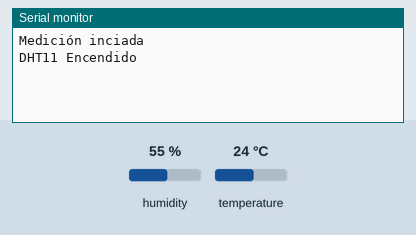
The sketch below on a simulated ESP32. On the bench: the last lines printed to the serial monitor. The inputs (shaded band) are chosen by the test bench; at power-on: humidity 55 %, temperature 24 °C.

Above: at 3.7 s.
3.8 s: humidity set to 22 %
At 13.9 s:
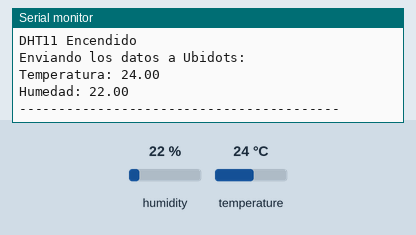
18.8 s: temperature set to 12 °C
At 23.7 s:
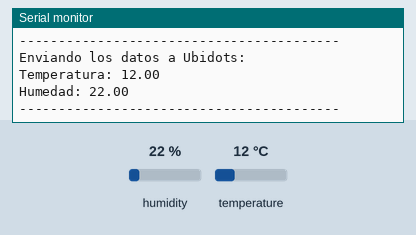
33.8 s: humidity set to 40 %
At 43.4 s:
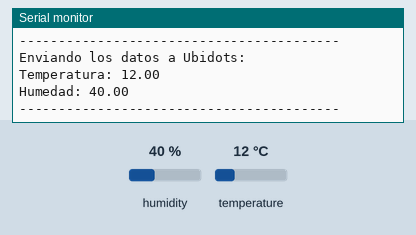

The sketch:

sensor_dht11.ino
```cpp
#include "UbidotsEsp32Mqtt.h"
#include "DHT.h"
/*Definimos que el Pin de Datos del sensor estará conectado al pin 23 del ESP32*/
#define DHTPIN 23
/*Definimos que el tipo de sensor que estamos utilizando es un DHT11*/
#define DHTTYPE DHT11     // DHT 11
/*Se actualizan algunos parámetros del DHT11 con los puntos definidos anteriormente*/
DHT dht(DHTPIN, DHTTYPE);


/*Definimos primero el Token que nos brinda la plataforma Ubidots para hacer la conexión*/
const char *UBIDOTS_TOKEN = "BBFF-26VqLz8bpBwO94vbqHuxOmGSjNiscmHNYTSk9QOLAWwv38uLakDjUly";
/*Definimos SSID y PASSWORD de nuestra red WiFi*/
const char *WIFI_SSID = "Carrizo-Claro";
const char *WIFI_PASS = "29897426";
/*Definimos el nombre de nuestro dispositivo, el cual aparecerá en la plataforma Ubidots*/
const char *DEVICE_LABEL = "esp32-edc";
/*Definimos las variables que se medirán y que serán publicadas en la plataforma Ubidots*/
const char *VARIABLE_LABEL_1 = "Termometro";
const char *VARIABLE_LABEL_2 = "Humedad";


/*Definimos la frecuencia de publicación de 5 segundos*/
const int PUBLISH_FREQUENCY = 5000;
/*Definimos unas variables extra, que incluye la librería*/
unsigned long timer;
uint8_t analogPin = 34;
/*Definimos que las variables de la librería UBIDOTS trabajarán con el Token*/
Ubidots ubidots(UBIDOTS_TOKEN);


/*La librería nos da una función de Subscripción para mensajes de regreso desde la plataforma Ubidots hacia nuestro circuito*/
void callback(char *topic, byte *payload, unsigned int length)
{
  Serial.print("Message arrived [");
  Serial.print(topic);
  Serial.print("] ");
  for (int i = 0; i < length; i++)
  {
    Serial.print((char)payload[i]);
  }
  Serial.println();
}


/*Definimos la función Setup() para iniciar nuestro circuito*/
void setup()
{
  /*Iniciamos el terminal Serial a 115200*/
  Serial.begin(115200);
  /*Imprimimos el siguiente texto para asegurar el encendido del circuito*/
  Serial.println("Medición inciada");
  Serial.println("DHT11 Encendido");
  /*Iniciamos nuestro sensor DHT11*/
  dht.begin();
  /*Incluimos un retardo de 1 segundo*/
  delay(1000);

  /*Ahora, se incluye las funciones de conexión de la Plataforma, como la conexión a internet con las credenciales de WiFi*/
  // ubidots.setDebug(true);  //Descomentar esto para que los mensajes de depuración estén disponibles
  ubidots.connectToWifi(WIFI_SSID, WIFI_PASS);
  /*Se inicia la función de subscripción para los mensajes de retorno, que se definió líneas arriba*/
  ubidots.setCallback(callback);
  /*Se incluye las funciones de Setup y Reconnect, predefinidas de la librería*/
  ubidots.setup();
  ubidots.reconnect();
  timer = millis();
}

/*Iniciamos el bucle de la función Loop()*/
void loop()
{
  /*Definimos que, si no se conecta a la plataforma Ubidots, se pasa la función Reconnect() para volver a establecer la conexión*/
  if (!ubidots.connected())
  {
    ubidots.reconnect();
  }
  /*En esta condicional, iniciamos la medición de Temperatura y Humedad del sensor, y la información será enviada a la Plataforma*/
  if (abs(millis() - timer) > PUBLISH_FREQUENCY)
  {
    /*Hacemos la medición de Temperatura y Humedad del sensor, y lo definimos en variables Float */
    float h = dht.readHumidity();
    float t = dht.readTemperature();

    /*Definimos que el valor de Temperatura será enviado por la variable 1, a la plataforma Ubidots*/
    ubidots.add(VARIABLE_LABEL_1, t);
    /*Definimos que el valor de Humedad será enviado por la variable 2, a la plataforma Ubidots*/
    ubidots.add(VARIABLE_LABEL_2, h);
    /*Hacemos la publicación de los datos en el dispositivo definido*/
    ubidots.publish(DEVICE_LABEL);
    /*Para mostrar los datos, los imprimimos en el terminal Serial*/
    Serial.println("Enviando los datos a Ubidots: ");
    Serial.println("Temperatura: " + String(t));
    Serial.println("Humedad: " + String(h));
    Serial.println("-----------------------------------------");
    timer = millis();
  }
  /*Agregamos un delay de 10 segundos para el envío, y que luego de este tiempo, se proceda a reiniciar el bucle*/
  delay(10000);
  ubidots.loop();
}
```

Measured:
- after the input at 3.8 s, the serial monitor: prints a new line after 8.7 s (image 1)
- after the input at 18.8 s, the serial monitor: prints a new line after 3.8 s (image 2)
- after the input at 33.8 s, the serial monitor: prints a new line after 8.8 s (image 3)
